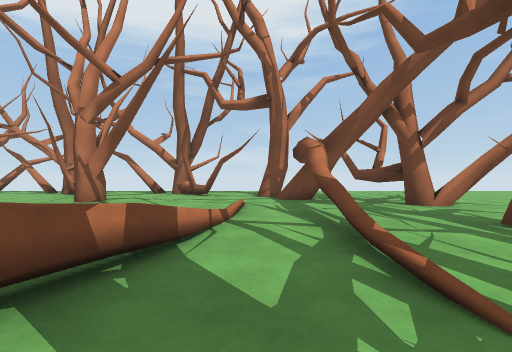
View 1 (above)

15 first-person views from a walk through a 3-D level made in the Unity game engine. The camera is 1.3 m above the floor, looks level and sees 90° across. The floor is counted in squares, 2 m on a side. Each view is taken from the middle of a square. On the plan, view 1 faces up. The plan holds only what a view shows up to about 9 squares ahead; the rest is blank. The place goes on beyond the plan. The player character is not drawn.

View 2
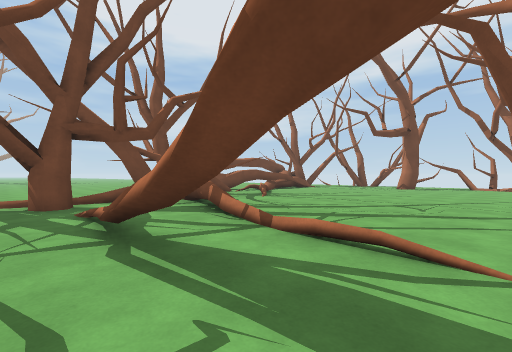

View 3
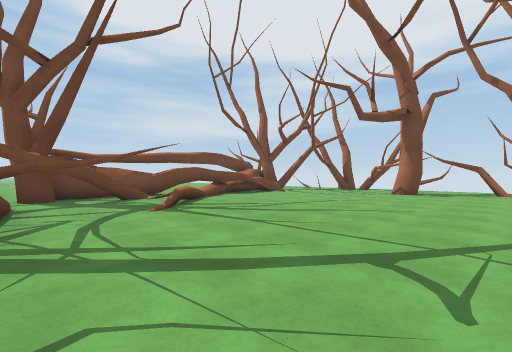

View 4
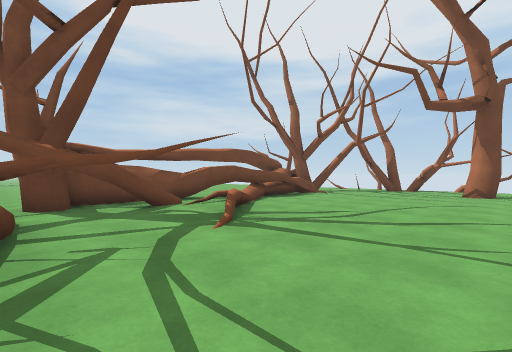

View 5
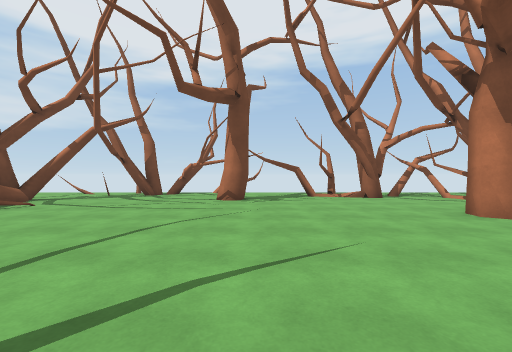

View 6
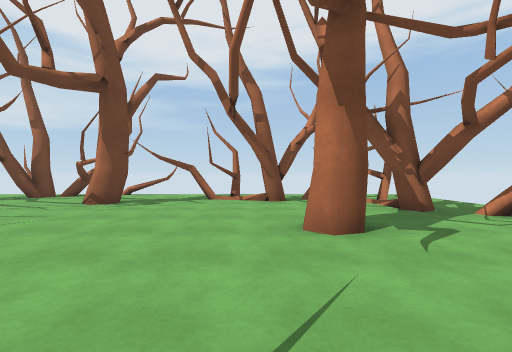

View 7
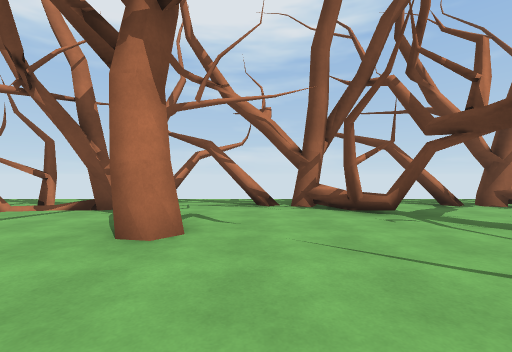

View 8
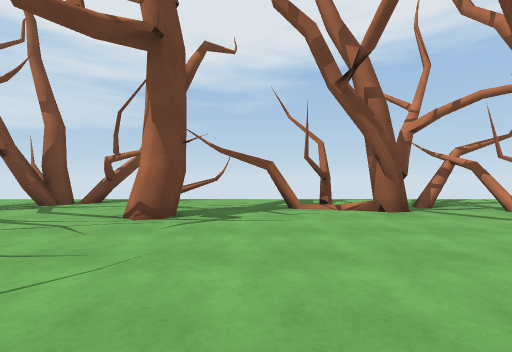

View 9
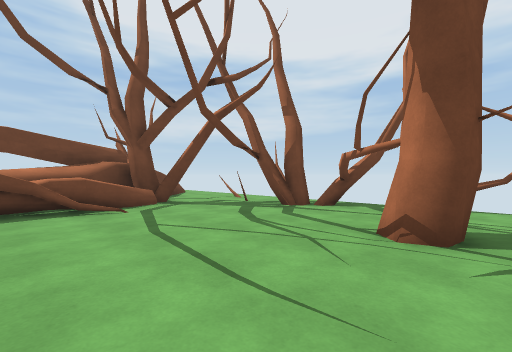

View 10
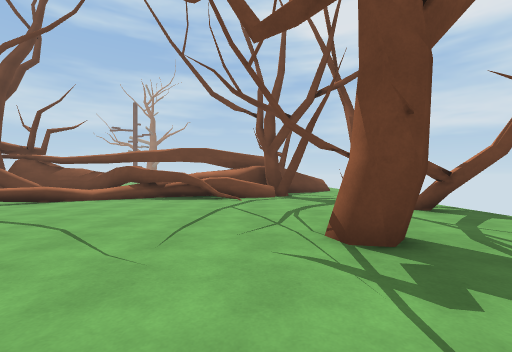

View 11
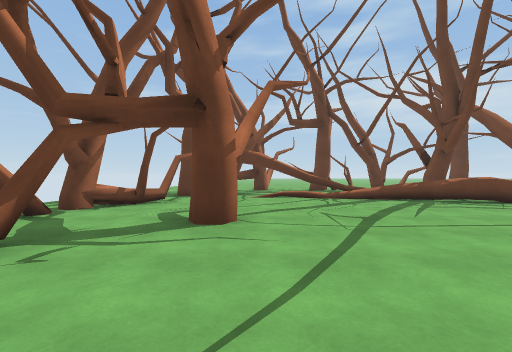

View 12
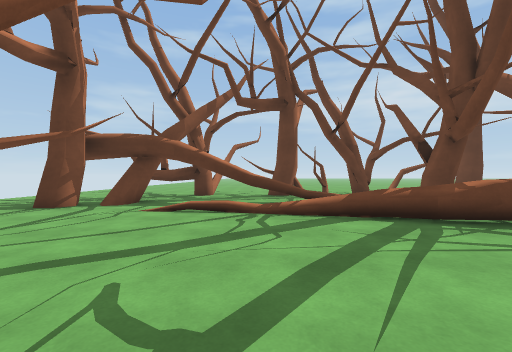

View 13
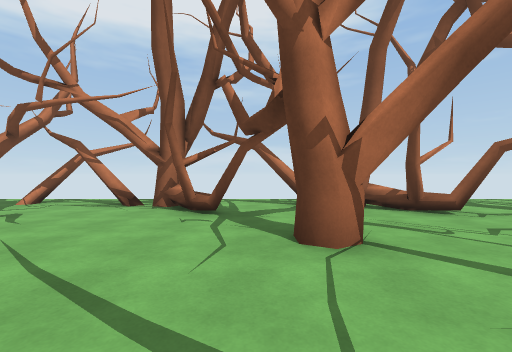

View 14
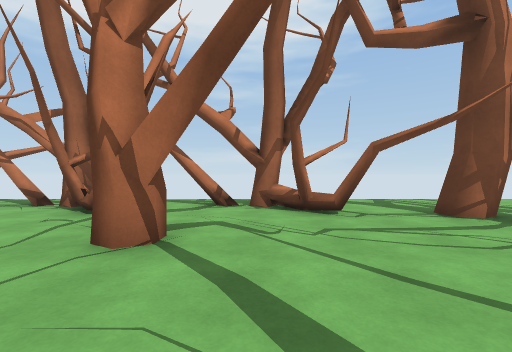

View 15
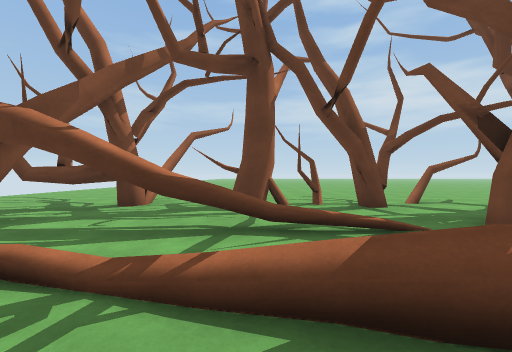

### Floor plan
Key: @ floor where view 1 was taken; # wall or solid block; x gap in a wall; . floor; / step, stairs or slope; = window, fence, low wall or low ledge; ^ raised ledge; O other object.
Columns run from 15 left of view 1 to 8 right of it. Each row starts with its distance up from view 1.
 11 .............. ..... ..
 10 .....#.##..##..........
  9 ...##...#=..#=..........
  8 ..#............x#.......
  7 ../...#....O....OOO....
  6 ../................O..
  5 ..#.............#..OO
  4 ................^...
  3 #.............=.=.OO.
  2 x..#..........^./.##...
  1 ##...........=^./.##...
  0 ##...........^.@x..x...
 -1 ###....../=.OOOO#..#..
 -2  ......./==OOOO   ..#..
 -3  ..#OOO###OO#.     O...
 -4  #.###. .####.     O ..
 -5   ##         .
 -6              .

Positions as (right, up) in squares from view 1, and headings:
1: (0, 0), facing up
2: (2, 6), facing down-left
3: (-2, 5), facing down-left
4: (-2, 3), facing down-left
5: (-5, 3), facing left
6: (-6, 6), facing left
7: (-8, 4), facing up
8: (-8, 4), facing left
9: (-9, 3), facing down-left
10: (-11, 5), facing down
11: (-8, 6), facing right
12: (-5, 4), facing right
13: (-5, 4), facing up
14: (-3, 4), facing up
15: (-2, 3), facing right
